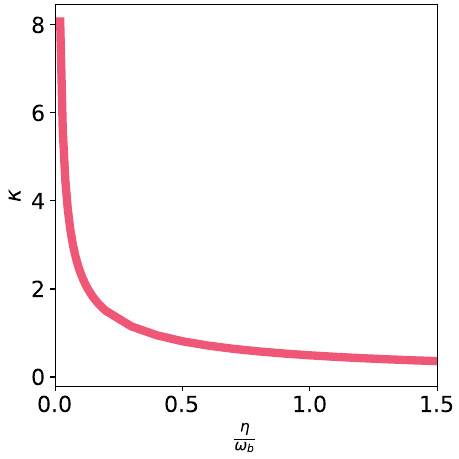

Here is the Python script that generated this plot:
import numpy as np
import matplotlib.pyplot as plt

from numpy import kron as ꕕ
from matplotlib import cm as colm
import numpy as np
import matplotlib.pyplot as plt
plt.rcParams.update({'font.size': 16})
width= 4.6
aspect_ratio= 1.0
fig_size = (width, width / aspect_ratio)
plt.figure(figsize=fig_size, constrained_layout=True)


data = np.genfromtxt('S3b.out')
eta = data[:, 0]
k = data[:, 3]
plt.xlim([0, eta[-1]])
#plt.ylim([0, np.amax(k)*1.1])

k0 = k #/ktst
 

plt.plot(eta, k0 * 10000, c = '#ef5777', lw = 6)

 
#plt.plot(eta, k0, lw = 3, c = '#ef5777') 
#plt.plot(eta, k0, lw = 3, c = '#ef5777') 
#plt.plot(datapgh[:, 0], datapgh[:,1]*datapgh[:, 2]*datapgh[:,2]/datapgh[:,3], 'r-')
plt.xlabel(r'$\frac{\eta}{\omega_b}$')
plt.ylabel(r'$\kappa$')
plt.xlim(-0.0,1.5)
plt.savefig('S3b.pdf')  